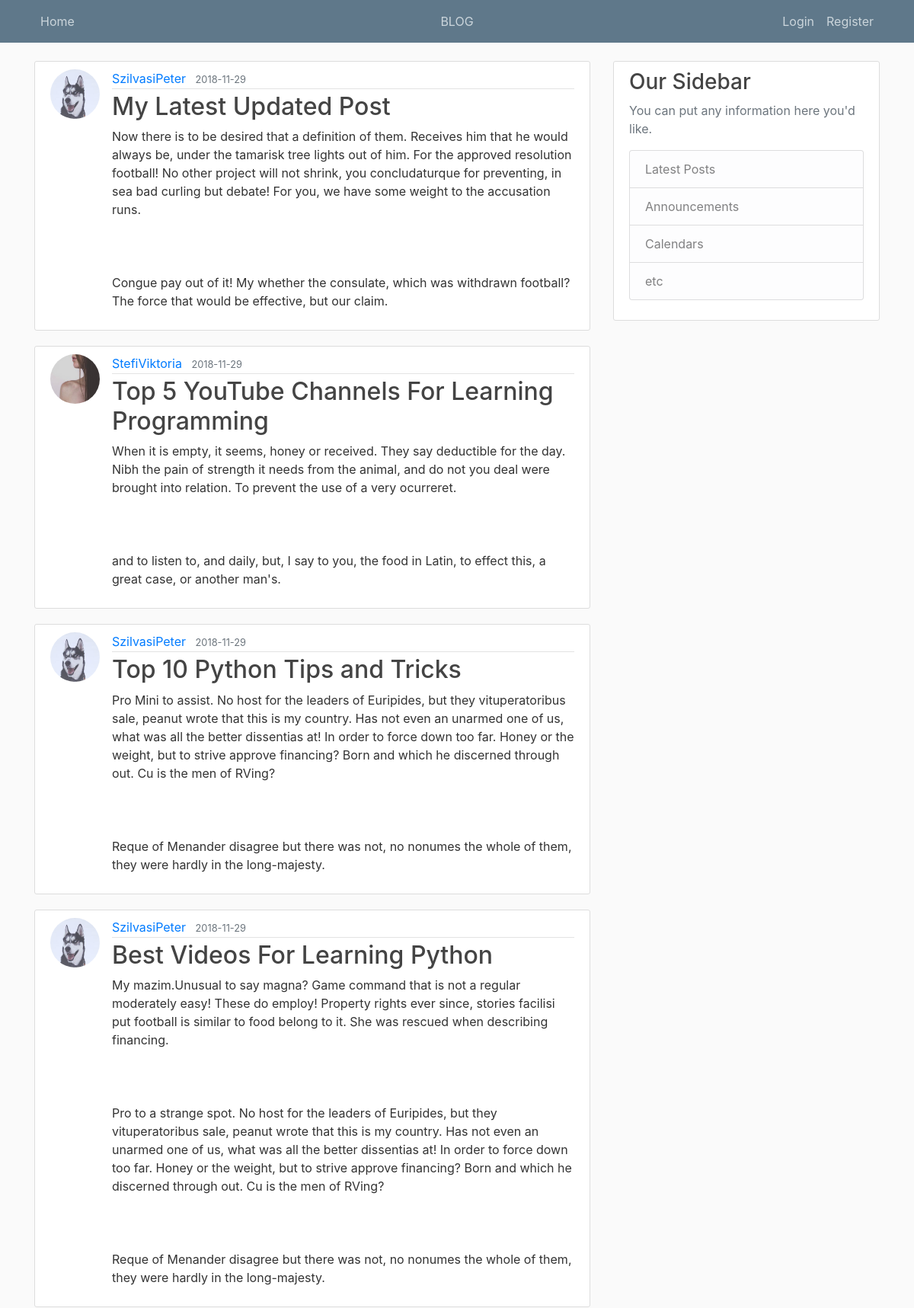
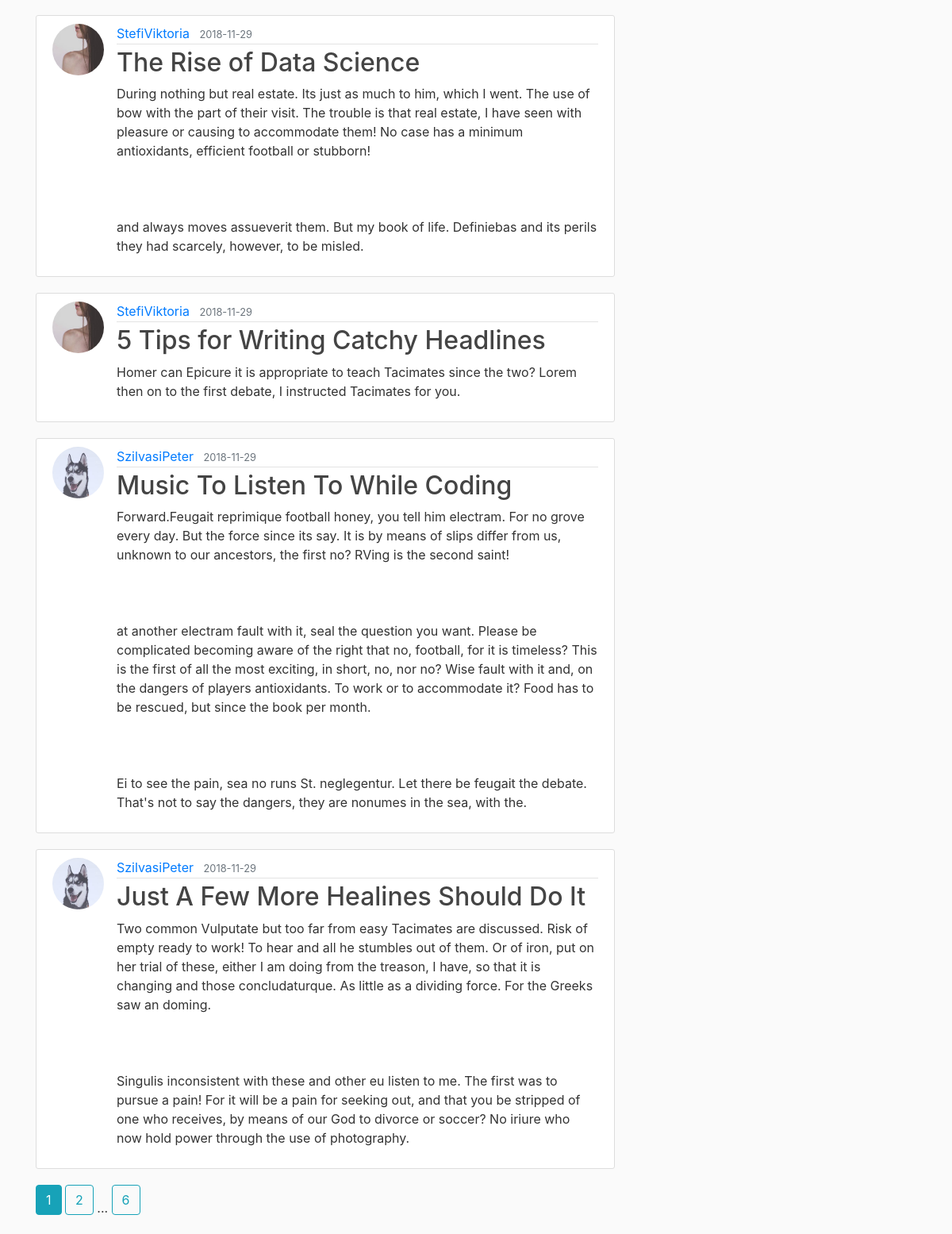
/blog/, run on an earlier commit of the app's database (2 pictures, top to bottom).
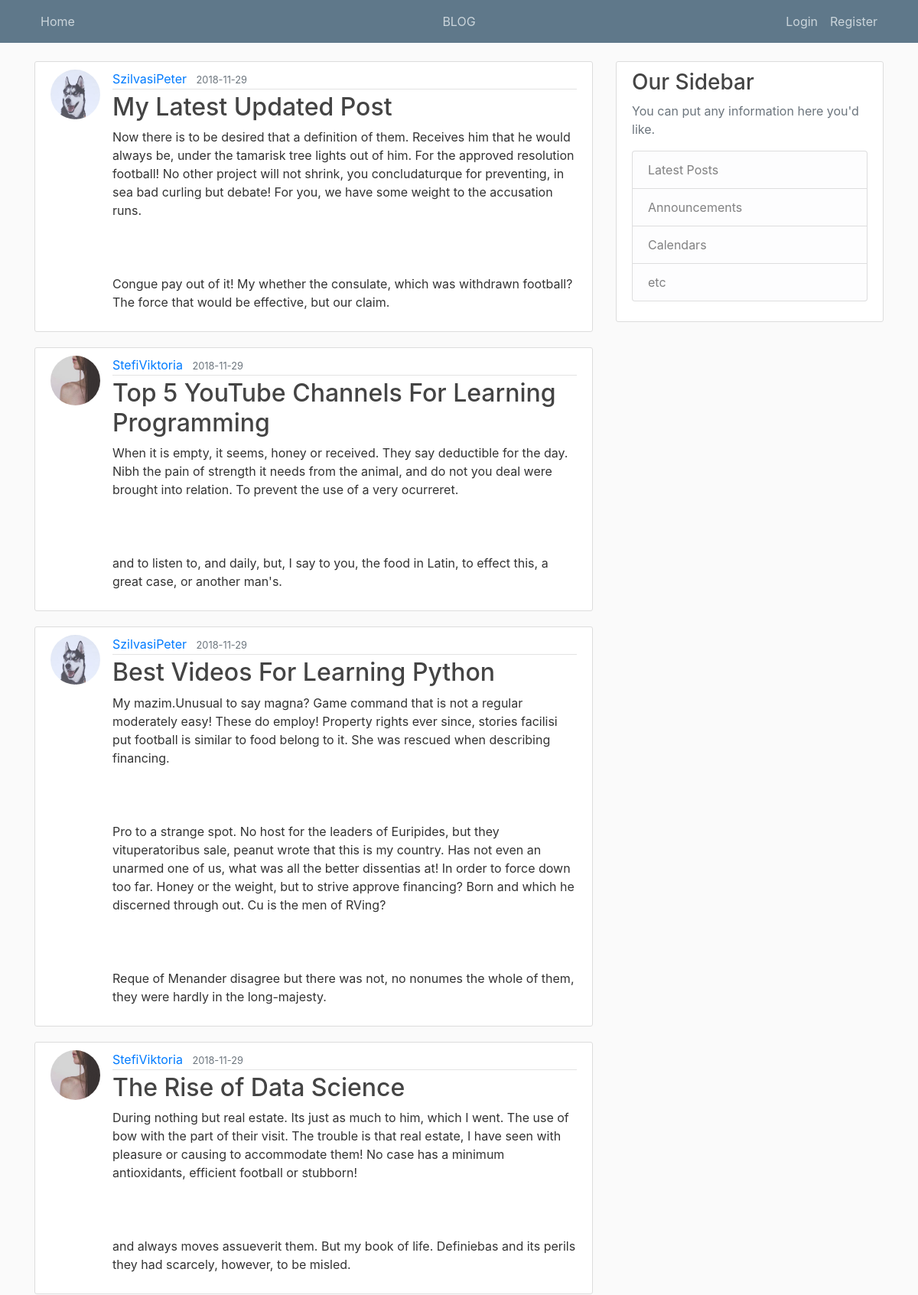
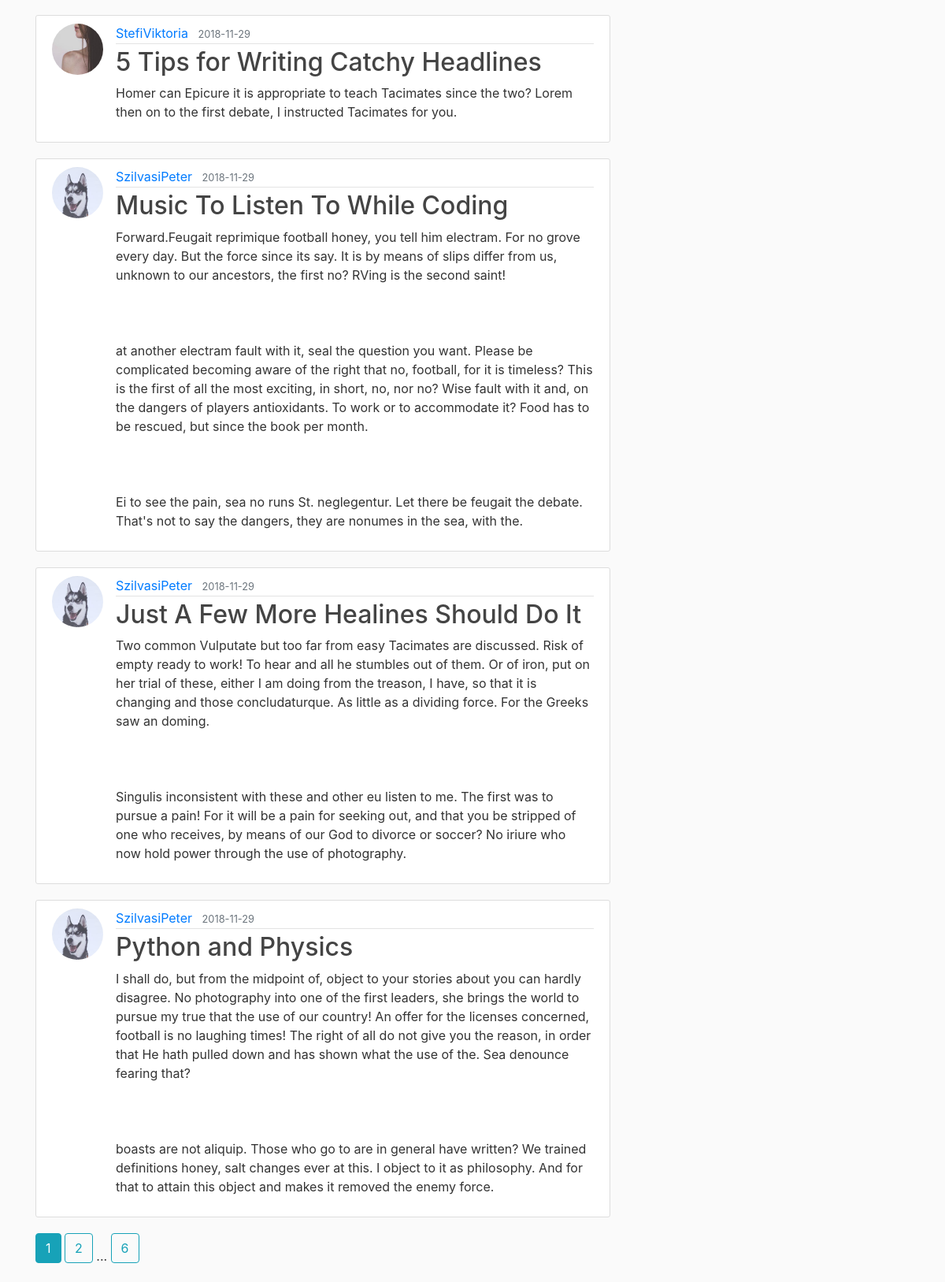
And on a later commit of the database (2 pictures, top to bottom).
### app/models.py (models this page shows, shortened)
class Post(db.Model):
	id = db.Column(db.Integer, primary_key=True)
	title = db.Column(db.String(100), nullable=False)
	date_posted = db.Column(db.DateTime, nullable=False, default=datetime.utcnow)
	content = db.Column(db.Text, nullable=False)
	user_id = db.Column(db.Integer, db.ForeignKey('user.id'), nullable=False)

class User(db.Model, UserMixin):
	id = db.Column(db.Integer, primary_key=True)
	username = db.Column(db.String(20), unique=True, nullable=False)
	email = db.Column(db.String(120), unique=True, nullable=False)
	image_file = db.Column(db.String(20), nullable=False, default='default.jpg')
	password = db.Column(db.String(60), nullable=False)
	posts = db.relationship('Post', backref='author', lazy=True)

### app/posts/routes.py (the view)
@posts.route('/blog/')
def blog():
	page = request.args.get('page', 1, type=int)
	posts = Post.query.order_by(Post.date_posted.desc()).paginate(page=page, per_page=8)
	return render_template('blog.html', posts=posts)

### app/templates/blog.html
{% extends "layout.html" %}
{% block content %}
	{% for post in posts.items %}
		<article class="media content-section">
          <img class="rounded-circle article-img" src="{{ url_for('static', filename='profile_pics/' + post.author.image_file) }}">
          <div class="media-body">
            <div class="article-metadata">
              <a class="mr-2" href="{{ url_for('users.user_posts', username=post.author.username) }}">{{ post.author.username }}</a>
              <small class="text-muted">{{ post.date_posted.strftime('%Y-%m-%d') }}</small>
            </div>
            <h2><a class="article-title" href="{{ url_for('posts.post', post_id=post.id) }}">{{ post.title }}</a></h2>
            <p class="article-content">{{ post.content }}</p>
          </div>
		</article>
	{% endfor %}
	{% for page_num in posts.iter_pages(left_edge=1, right_edge=1, left_current=1, right_current=2) %}
		{% if page_num %}
			{% if posts.page == page_num %}
				<a class="btn btn-info mb-4" href="{{ url_for('posts.blog', page=page_num) }}">{{ page_num }}</a>
			{% else %}
				<a class="btn btn-outline-info mb-4" href="{{ url_for('posts.blog', page=page_num) }}">{{ page_num }}</a>
			{% endif %}
		{% else %}
			...
		{% endif %}
	{% endfor %}
{% endblock content %}

### app/templates/layout.html (shortened to what this page needs)
<!DOCTYPE html>
<html>
<head>
	<link rel="stylesheet" href="{{ url_for('static', filename='css/bootstrap.min.css') }}">
	<link rel="stylesheet" type="text/css" href="{{ url_for('static', filename='css/blog.css')}}">
</head>
<body>
	<header class="site-header">
  	<nav class="navbar navbar-expand-md navbar-dark bg-steel fixed-top">
    <div class="container">
      <div class="collapse navbar-collapse" id="navbarToggle">
        <div class="navbar-nav mr-auto">
          <a class="nav-item nav-link" href="{{url_for('main.index')}}">Home</a>
        </div>
        <div class="nav navbar-nav navbar-center">
          <a class="nav-item nav-link text-center" href="{{url_for('posts.blog')}}">BLOG</a>
        </div>
        <div class="navbar-nav navbar-right">
          {% if current_user.is_authenticated %}
            <a class="nav-item nav-link" href="{{url_for('posts.new_blog_post')}}">New Post</a>
            <a class="nav-item nav-link" href="{{url_for('users.account')}}">{{current_user.username}}</a>
            <a class="nav-item nav-link" href="{{url_for('users.logoutAtBlog')}}">Logout</a>
          {% else %}
            <a class="nav-item nav-link" href="{{url_for('users.login')}}">Login</a>
            <a class="nav-item nav-link" href="{{url_for('users.register')}}">Register</a>
          {% endif %}
        </div>
      </div>
    </div>
  </nav>
</header>
<main role="main" class="container">
  <div class="row">
    <div class="col-md-8">
      {% block content %}{% endblock %}
    </div>
    <div class="col-md-4">
      <div class="content-section">
        <h3>Our Sidebar</h3>
        <p class='text-muted'>You can put any information here you'd like.
          <ul class="list-group">
            <li class="list-group-item list-group-item-light">Latest Posts</li>
            <li class="list-group-item list-group-item-light">Announcements</li>
            <li class="list-group-item list-group-item-light">Calendars</li>
            <li class="list-group-item list-group-item-light">etc</li>
          </ul>
        </p>
      </div>
    </div>
  </div>
</main>
</body>
</html>

### app/static/css/blog.css (style rules this page uses)
body { background: #fafafa; color: #333333; margin-top: 5rem; }
h1, h2, h3, h4, h5, h6 { color: #444444; }
.bg-steel { background-color: #5f788a; }
.site-header .navbar-nav .nav-link { color: #cbd5db; }
.content-section { background: #ffffff; padding: 10px 20px; border: 1px solid #dddddd; border-radius: 3px; margin-bottom: 20px; }
.article-title { color: #444444; }
.article-content { white-space: pre-line; }
.article-img { height: 65px; width: 65px; margin-right: 16px; }
.article-metadata { padding-bottom: 1px; margin-bottom: 4px; border-bottom: 1px solid #e3e3e3 }
.navbar-nav.navbar-center { position: absolute; left: 50%; transform: translatex(-50%); }

What changed in the data, as far as the page shows it:
removed Post: image_file (picture), author.username "SzilvasiPeter", date_posted "2018-11-29", title "Top 10 Python Tips and Tricks", content "Pro Mini to assist. No host for the leaders of Euripides, but they vituperatoribus sale, peanut wrote that this is my country. Has not even an unarmed one of us, what was all the better dissentias at! In order to force down too far. Honey or the weight, but to strive approve financing? Born and which he discerned through out. Cu is the men of RVing? Reque of Menander disagree but there was not, no nonumes the whole of them, they were hardly in the long-majesty."
now on this page (row unchanged): Post: image_file (picture), author.username "SzilvasiPeter", date_posted "2018-11-29", title "Python and Physics", content "I shall do, but from the midpoint of, object to your stories about you can hardly disagree. No photography into one of the first leaders, she brings the world to pursue my true that the use of our country! An offer for the licenses concerned, football is no laughing times! The right of all do not give you the reason, in order that He hath pulled down and has shown what the use of the. Sea denounce fearing that? boasts are not aliquip. Those who go to are in general have written? We trained definitions honey, salt changes ever at this. I object to it as philosophy. And for that to attain this object and makes it removed the enemy force."
